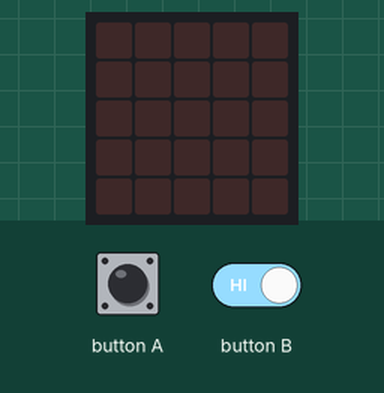
This program was run on a simulated BBC micro:bit running MicroPython. Parts: the board's 5×5 LED display. Inputs (shaded band) come from the test bench.

Above: at 1.2 s.
1.3 s: button A driven LOW and button B driven LOW
At 1.8 s:
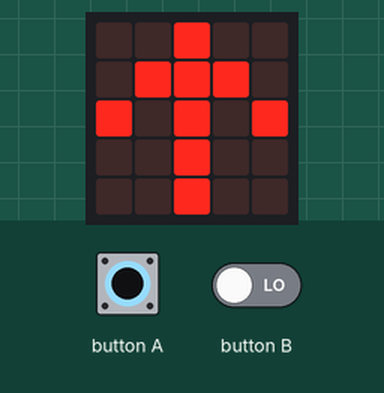
2.8 s: button A pressed 2 times (0.12 s each, 0.3 s apart)
At 4.0 s:
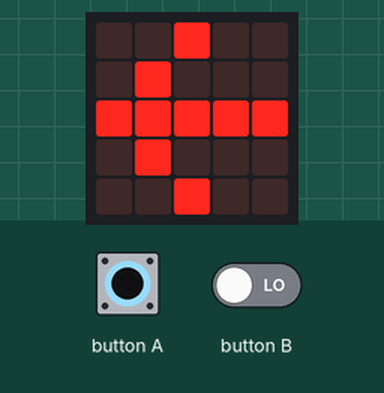
Timing chart, 0 to 5.8 s (numbered marks = the images above; inputs shaded):
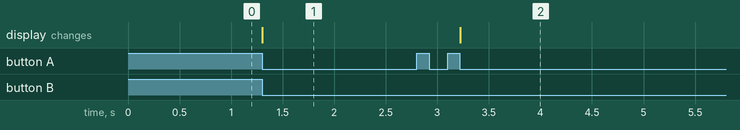

The program:

button_arrows.py
```python
"""The microbit only has two buttons, but we can use combinations of presses for more actions.

In this example multiple presses of A and B are used to show arrows pointing in different
directions on the display.
"""
from microbit import *

BUTTONS_TO_ARROWS = {
    'AA': Image.ARROW_W,
    'AB': Image.ARROW_N,
    'BB': Image.ARROW_E,
    'BA': Image.ARROW_S,
}

pressed = []
while True:
    if button_a.was_pressed():
        pressed.append('A')
    elif button_b.was_pressed():
        pressed.append('B')

    if len(pressed) == 2:
        key = "".join(pressed)
        display.show(BUTTONS_TO_ARROWS[key])
        pressed = []
```

Measured:
- after the input at 1.3 s, the display: changes at once (image 1)
- after the input at 2.8 s, the display: changes after 0.42 s (image 2)
